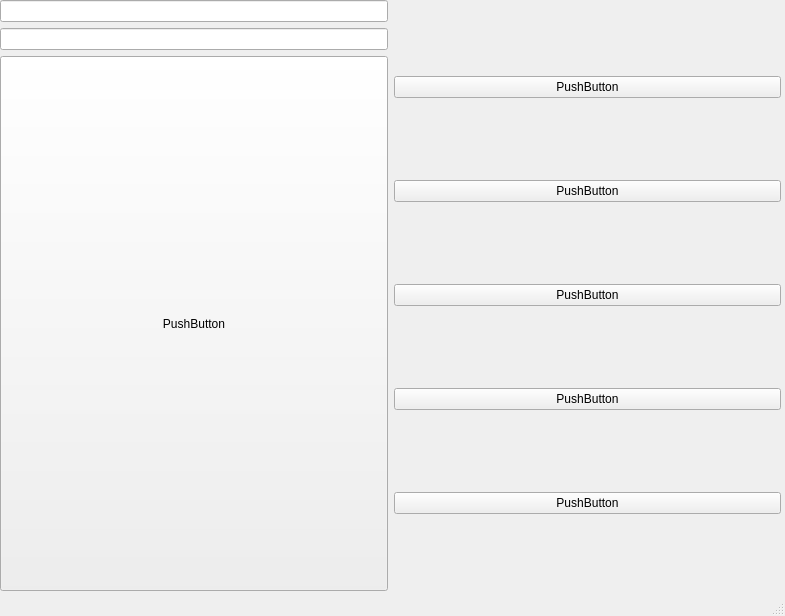
<?xml version="1.0" encoding="UTF-8"?>
<ui version="4.0">
 <class>MainWindow</class>
 <widget class="QMainWindow" name="MainWindow">
  <property name="geometry">
   <rect>
    <x>0</x>
    <y>0</y>
    <width>785</width>
    <height>616</height>
   </rect>
  </property>
  <property name="windowTitle">
   <string>MainWindow</string>
  </property>
  <widget class="QWidget" name="centralwidget">
   <widget class="QWidget" name="horizontalLayoutWidget">
    <property name="geometry">
     <rect>
      <x>0</x>
      <y>0</y>
      <width>781</width>
      <height>591</height>
     </rect>
    </property>
    <layout class="QHBoxLayout" name="horizontalLayout">
     <item>
      <layout class="QVBoxLayout" name="verticalLayout_2">
       <item>
        <widget class="QLineEdit" name="lineEdit">
         <property name="sizePolicy">
          <sizepolicy hsizetype="Minimum" vsizetype="Fixed">
           <horstretch>0</horstretch>
           <verstretch>0</verstretch>
          </sizepolicy>
         </property>
        </widget>
       </item>
       <item>
        <widget class="QLineEdit" name="lineEdit_2">
         <property name="sizePolicy">
          <sizepolicy hsizetype="Minimum" vsizetype="Fixed">
           <horstretch>0</horstretch>
           <verstretch>0</verstretch>
          </sizepolicy>
         </property>
        </widget>
       </item>
       <item>
        <widget class="QPushButton" name="pushButton_6">
         <property name="sizePolicy">
          <sizepolicy hsizetype="Minimum" vsizetype="Minimum">
           <horstretch>0</horstretch>
           <verstretch>0</verstretch>
          </sizepolicy>
         </property>
         <property name="text">
          <string>PushButton</string>
         </property>
        </widget>
       </item>
      </layout>
     </item>
     <item>
      <layout class="QVBoxLayout" name="verticalLayout">
       <item>
        <widget class="QPushButton" name="pushButton_3">
         <property name="text">
          <string>PushButton</string>
         </property>
        </widget>
       </item>
       <item>
        <widget class="QPushButton" name="pushButton_5">
         <property name="text">
          <string>PushButton</string>
         </property>
        </widget>
       </item>
       <item>
        <widget class="QPushButton" name="pushButton_4">
         <property name="text">
          <string>PushButton</string>
         </property>
        </widget>
       </item>
       <item>
        <widget class="QPushButton" name="pushButton">
         <property name="text">
          <string>PushButton</string>
         </property>
        </widget>
       </item>
       <item>
        <widget class="QPushButton" name="pushButton_2">
         <property name="text">
          <string>PushButton</string>
         </property>
        </widget>
       </item>
      </layout>
     </item>
    </layout>
   </widget>
  </widget>
  <widget class="QStatusBar" name="statusbar"/>
 </widget>
 <resources/>
 <connections/>
</ui>
